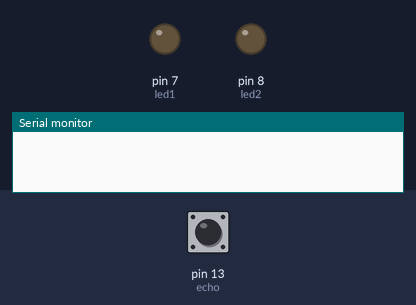
Bench run of a sketch on a simulated Arduino Uno, built with avr-gcc and run on an emulated ATmega328P. Shown: output pins drawn as LEDs (lit = HIGH), the last lines printed to the serial monitor. The inputs (shaded band) are chosen by the test bench; at power-on: pin 13 (echo) LOW. Pins used as bus, display or sensor lines are not drawn.

Above: at 0.1 s.
At 1.2 s:
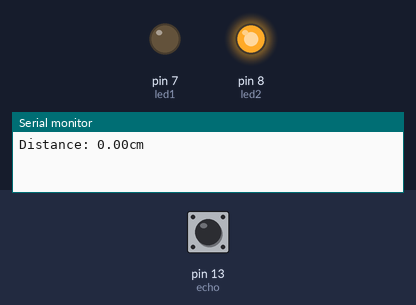
1.3 s: pin 13 (echo) pulsed HIGH 2 times (0.12 s each, 0.3 s apart)
At 1.7 s:
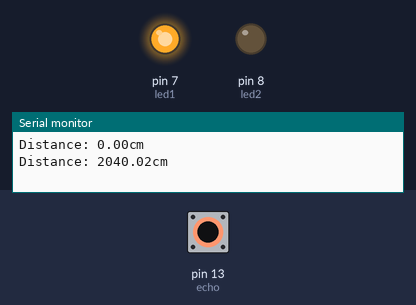
Timing chart, 0 to 4.3 s (numbered marks = the images above; inputs shaded):
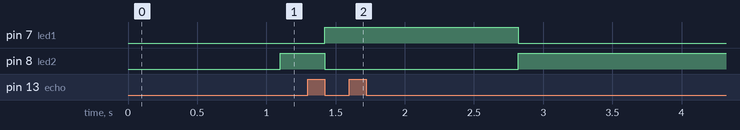

The sketch:

sketch_may9a.ino
```cpp
const int led1=7;
const int led2=8;
const int trig=12;
const int echo=13;

void setup()
{
  // put your setup code here, to run once:
   pinMode(trig,OUTPUT);
   pinMode(echo,INPUT);
   pinMode(led1,OUTPUT);
   pinMode(led2,OUTPUT);
   Serial.begin(9600);
}

void loop()
{
  // put your main code here, to run repeatedly:
  digitalWrite(trig,HIGH);
  delay(100);
  digitalWrite(trig,LOW);

  float distance,duration;
  duration=pulseIn(echo,HIGH);
  distance=(duration*0.034)/2;
  Serial.print("Distance: ");
  Serial.print(distance);
  Serial.println("cm");

  if(distance>=200)
  {
    digitalWrite(led1,HIGH);
    digitalWrite(led2,LOW);
  }
  else
  {
    digitalWrite(led1,LOW);
    digitalWrite(led2,HIGH);
  }
}
```

Measured:
- after the input at 1.3 s, pin 7 (led1): LOW → HIGH after 0.12 s, → LOW 1.4 s later; pin 8 (led2): HIGH → LOW after 0.12 s, → HIGH 1.4 s later
